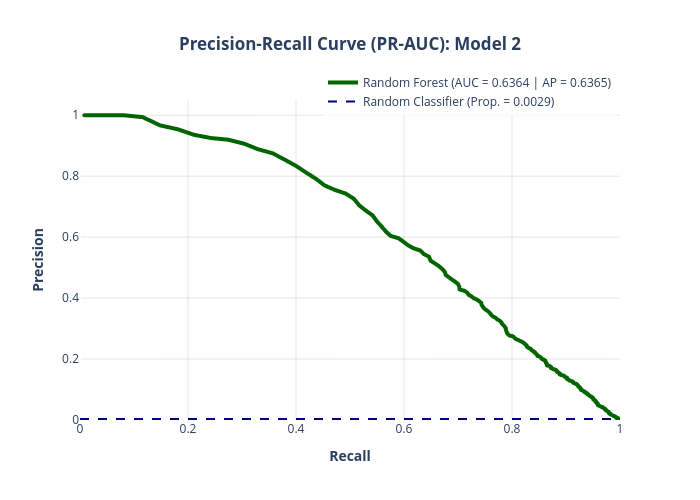

Notebook source saved alongside this figure:
### Code cell
plot_PRAUC(precision_rf_2, recall_rf_2, pr_auc_rf_2, ap_rf_2, "Random Forest", "Model 2", "darkgreen")

### Figure 1 — Plotly figure (JSON) as saved in the notebook; plotly's stock layout.template omitted (floating-point values rounded to 4 significant figures; data arrays with more than 128 entries replaced by an {"elided": "..."} marker saying what was removed)
{"data": [{"hovertemplate": "<b>Recall:</b> %{x:.4f}<br><b>Precision:</b> %{y:.4f}<extra></extra>", "legendgroup": "", "line": {"color": "darkgreen", "dash": "solid", "width": 4}, "marker": {"symbol": "circle"}, "mode": "lines", "name": "Random Forest (AUC = 0.6364 | AP = 0.6365)", "showlegend": true, "type": "scattergl", "x": {"elided": "1058 float values"}, "xaxis": "x", "y": {"elided": "1058 float values"}, "yaxis": "y"}, {"hovertemplate": "=%{y}<extra></extra>", "legendgroup": "", "line": {"color": "navy", "dash": "dash", "width": 2}, "marker": {"color": "#636efa", "symbol": "circle"}, "mode": "lines", "name": "Random Classifier (Prop. = 0.0029)", "orientation": "v", "showlegend": true, "type": "scatter", "x": [null], "xaxis": "x", "y": [null], "yaxis": "y"}], "layout": {"autosize": false, "height": 500, "legend": {"bgcolor": "rgba(255, 255, 255, 0.8)", "tracegroupgap": 0, "x": 0.45, "y": 1.1}, "plot_bgcolor": "white", "shapes": [{"line": {"color": "navy", "dash": "dash", "width": 2}, "type": "line", "x0": 0, "x1": 1, "y0": 0.002941, "y1": 0.002941}], "title": {"text": "<b>Precision-Recall Curve (PR-AUC): Model 2</b>", "x": 0.5}, "width": 700, "xaxis": {"anchor": "y", "domain": [0, 1], "gridcolor": "rgba(0,0,0,0.1)", "range": [0, 1], "title": {"text": "<b>Recall<b>"}}, "yaxis": {"anchor": "x", "domain": [0, 1], "gridcolor": "rgba(0,0,0,0.1)", "range": [0, 1.05], "title": {"text": "<b>Precision<b>"}}}}
